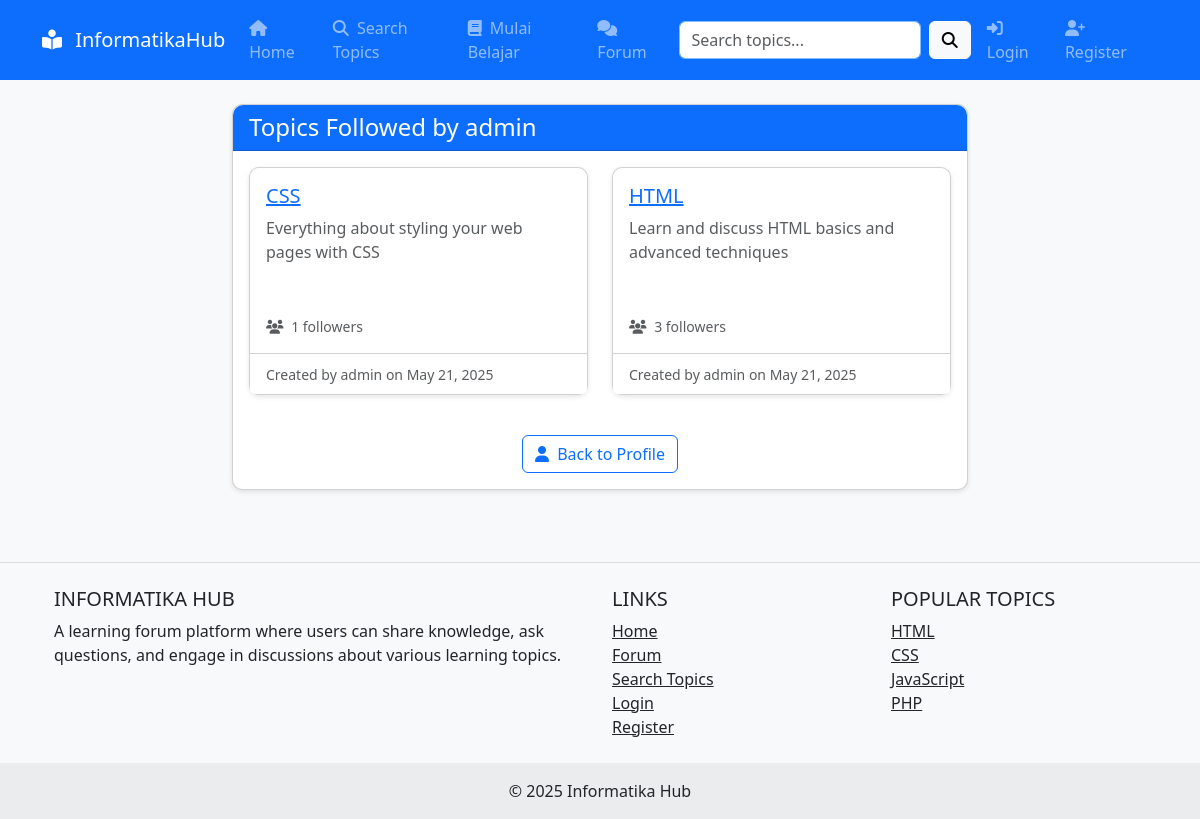
The page /pages/user_topics.php?id=1 on the database its author committed.
### tables this page shows
CREATE TABLE `users` (
  `user_id` int(11) NOT NULL,
  `username` varchar(50) NOT NULL,
  `email` varchar(100) NOT NULL,
  `password` varchar(255) NOT NULL,
  `profile_image` varchar(255) DEFAULT 'default.jpg',
  `bio` text DEFAULT NULL,
  `role` varchar(10) DEFAULT 'member',
  `created_at` timestamp NOT NULL DEFAULT current_timestamp(),
  `updated_at` timestamp NOT NULL DEFAULT current_timestamp() ON UPDATE current_timestamp()
);

CREATE TABLE `topic_spaces` (
  `topic_id` int(11) NOT NULL,
  `topic_name` varchar(100) NOT NULL,
  `description` text DEFAULT NULL,
  `created_by` int(11) DEFAULT NULL,
  `created_at` timestamp NOT NULL DEFAULT current_timestamp(),
  `updated_at` timestamp NOT NULL DEFAULT current_timestamp() ON UPDATE current_timestamp()
);

### config/database.php (called while the page is built, shortened)
<?php
function getDbConnection() {
    $conn = new mysqli(DB_HOST, DB_USER, DB_PASS, DB_NAME);
    return $conn;
}
function executePreparedStatement($sql, $types, $params) {
    $conn = getDbConnection();
    $stmt = $conn->prepare($sql);
    if (!empty($params)) {
        $stmt->bind_param($types, ...$params);
    }
    $success = $stmt->execute();
    $result = $stmt->get_result();
    return $success ? $result : false;
}

### includes/user.php (called while the page is built, shortened)
<?php
function getUserById($userId) {
    $sql = "SELECT user_id, username, email, profile_image, bio, role, created_at
            FROM users WHERE user_id = ?";
    $result = executePreparedStatement($sql, "i", [$userId]);
    if ($result->num_rows === 1) {
        return $result->fetch_assoc();
    } else {
        return null;
    }
}

### includes/topic.php (called while the page is built, shortened)
<?php
$baseDir = dirname(__DIR__);
require_once $baseDir . '/config/database.php';
function getFollowedTopics($userId, $limit = 10, $offset = 0) {
    $sql = "SELECT t.*, u.username as creator_name,
            (SELECT COUNT(*) FROM user_topic_follows WHERE topic_id = t.topic_id) as followers_count
            FROM topic_spaces t
            LEFT JOIN users u ON t.created_by = u.user_id
            JOIN user_topic_follows f ON t.topic_id = f.topic_id
            WHERE f.user_id = ?
            ORDER BY f.followed_at DESC
            LIMIT ? OFFSET ?";
    $result = executePreparedStatement($sql, "iii", [$userId, $limit, $offset]);
    $topics = [];
    while ($row = $result->fetch_assoc()) {
        $topics[] = $row;
    }
    return $topics;
}

### pages/user_topics.php (the view, shortened to what this page needs)
<?php
require_once '../includes/user.php';
require_once '../includes/topic.php';
$userId = (int)$_GET['id'];
$user = getUserById($userId);
$page = isset($_GET['page']) && is_numeric($_GET['page']) ? (int)$_GET['page'] : 1;
$perPage = 10;
$offset = ($page - 1) * $perPage;
$followedTopics = getFollowedTopics($userId, $perPage, $offset);
include '../includes/header.php';
?>
<div class="row">
    <div class="col-lg-8 mx-auto">
        <div class="card mb-4">
            <div class="card-header bg-primary text-white">
                <h4 class="mb-0">Topics Followed by <?php echo $user['username']; ?></h4>
            </div>
            <div class="card-body">
                <?php if (empty($followedTopics)): ?>
                    <div class="alert alert-info">
                        <p class="mb-0">No followed topics found.</p>
                    </div>
                <?php else: ?>
                    <div class="row">
                        <?php foreach ($followedTopics as $topic): ?>
                            <div class="col-md-6 mb-4">
                                <div class="card h-100 topic-card">
                                    <div class="card-body">
                                        <h5 class="card-title">
                                            <a href="<?php echo SITE_URL; ?>/pages/topic.php?id=<?php echo $topic['topic_id']; ?>"><?php echo $topic['topic_name']; ?></a>
                                        </h5>
                                        <p class="card-text text-muted">
                                            <?php
                                            echo !empty($topic['description']) ? substr($topic['description'], 0, 100) : 'No description available.';
                                            ?>
                                        </p>
                                        <div class="d-flex justify-content-between align-items-center mt-3">
                                            <small class="text-muted">
                                                <i class="fas fa-users me-1"></i> <?php echo $topic['followers_count']; ?> followers
                                            </small>
                                        </div>
                                    </div>
                                    <div class="card-footer bg-white">
                                        <small class="text-muted">
                                            Created by <?php echo $topic['creator_name']; ?> on <?php echo date('M d, Y', strtotime($topic['created_at'])); ?>
                                        </small>
                                    </div>
                                </div>
                            </div>
                        <?php endforeach; ?>
                    </div>
                <?php endif; ?>
                <div class="text-center mt-3">
                    <a href="<?php echo SITE_URL; ?>/pages/profile.php?id=<?php echo $userId; ?>" class="btn btn-outline-primary">
                        <i class="fas fa-user me-1"></i> Back to Profile
                    </a>
                </div>
            </div>
        </div>
    </div>
</div>
<?php
include '../includes/footer.php';
?>

### assets/css/style.css (style rules this page uses)
body { background-color: #f8f9fa; min-height: 100vh; display: flex; flex-direction: column; }
.card { border-radius: 10px; box-shadow: 0 2px 5px rgba(0, 0, 0, 0.1); margin-bottom: 20px; transition: transform 0.3s ease; }
.card-header { border-top-left-radius: 10px !important; border-top-right-radius: 10px !important; }
.topic-card { height: 100%; }
.topic-card .card-body { display: flex; flex-direction: column; }
.topic-card .card-text { flex-grow: 1; }

### rows shown on the page
users: username "admin"
topic_spaces: topic_name "CSS", description "Everything about styling your web pages with CSS", followers_count "1", created_by.username "admin", created_at "May 21, 2025"
topic_spaces: topic_name "HTML", description "Learn and discuss HTML basics and advanced techniques", followers_count "3", created_by.username "admin", created_at "May 21, 2025"
